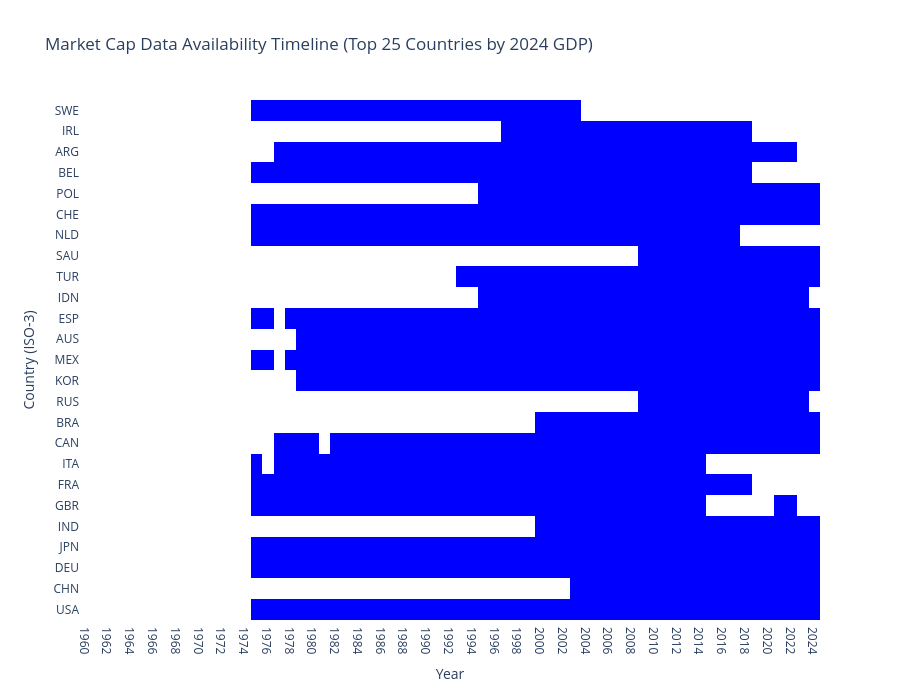

This figure's notebook cell:
### Code cell
import plotly.graph_objects as go

# availability matrix (1 = data present, 0 = missing) for top-25 GDP countries
year_cols = sorted([c for c in market_cap.columns if c.isdigit()], key=int)
top25_codes = top_gdp_2024.index

market_cap_top25 = market_cap.reindex(top25_codes)
availability = market_cap_top25[year_cols].notna().astype(int)

fig = go.Figure(
    data=go.Heatmap(
        z=availability.values,
        x=year_cols,
        y=availability.index,
        colorscale=[[0.0, "white"], [1.0, "blue"]],
        zmin=0,
        zmax=1,
        showscale=False,
        hovertemplate="Country: %{y}<br>Year: %{x}<br>Status: %{customdata}<extra></extra>",
        customdata=np.where(availability.values == 1, "Data available", "Missing"),
    )
)

fig.update_layout(
    title="Market Cap Data Availability Timeline (Top 25 Countries by 2024 GDP)",
    xaxis_title="Year",
    yaxis_title="Country (ISO-3)",
    xaxis=dict(type="category"),
    template="plotly_white",
    height=700
)

fig.show()

### Figure 1 — Plotly figure (JSON) as saved in the notebook; plotly's stock layout.template omitted (floating-point values rounded to 4 significant figures; data arrays with more than 128 entries replaced by an {"elided": "..."} marker saying what was removed)
{"data": [{"colorscale": [[0, "white"], [1, "blue"]], "customdata": {"elided": "25x65 str values"}, "hovertemplate": "Country: %{y}<br>Year: %{x}<br>Status: %{customdata}<extra></extra>", "showscale": false, "type": "heatmap", "x": ["1960", "1961", "1962", "1963", "1964", "1965", "1966", "1967", "1968", "1969", "1970", "1971", "1972", "1973", "1974", "1975", "1976", "1977", "1978", "1979", "1980", "1981", "1982", "1983", "1984", "1985", "1986", "1987", "1988", "1989", "1990", "1991", "1992", "1993", "1994", "1995", "1996", "1997", "1998", "1999", "2000", "2001", "2002", "2003", "2004", "2005", "2006", "2007", "2008", "2009", "2010", "2011", "2012", "2013", "2014", "2015", "2016", "2017", "2018", "2019", "2020", "2021", "2022", "2023", "2024"], "y": ["USA", "CHN", "DEU", "JPN", "IND", "GBR", "FRA", "ITA", "CAN", "BRA", "RUS", "KOR", "MEX", "AUS", "ESP", "IDN", "TUR", "SAU", "NLD", "CHE", "POL", "BEL", "ARG", "IRL", "SWE"], "z": {"elided": "25x65 int values"}, "zmax": 1, "zmin": 0}], "layout": {"height": 700, "title": {"text": "Market Cap Data Availability Timeline (Top 25 Countries by 2024 GDP)"}, "xaxis": {"title": {"text": "Year"}, "type": "category"}, "yaxis": {"title": {"text": "Country (ISO-3)"}}}}
